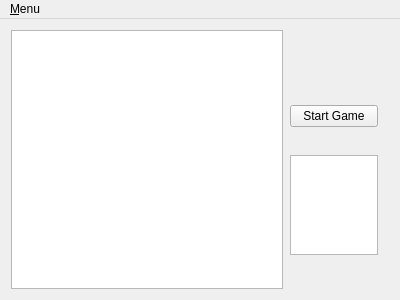
<?xml version="1.0" encoding="UTF-8"?>
<ui version="4.0">
 <class>MainWindow</class>
 <widget class="QMainWindow" name="MainWindow">
  <property name="geometry">
   <rect>
    <x>0</x>
    <y>0</y>
    <width>400</width>
    <height>300</height>
   </rect>
  </property>
  <property name="windowTitle">
   <string>MainWindow</string>
  </property>
  <widget class="QWidget" name="centralWidget">
   <layout class="QHBoxLayout" name="horizontalLayout">
    <item>
     <widget class="QGraphicsView" name="graphicsView"/>
    </item>
    <item>
     <widget class="QWidget" name="verticalWidget" native="true">
      <property name="minimumSize">
       <size>
        <width>100</width>
        <height>0</height>
       </size>
      </property>
      <property name="maximumSize">
       <size>
        <width>100</width>
        <height>16777215</height>
       </size>
      </property>
      <layout class="QVBoxLayout" name="verticalLayout_2">
       <property name="leftMargin">
        <number>1</number>
       </property>
       <item>
        <widget class="QLabel" name="label_score">
         <property name="sizePolicy">
          <sizepolicy hsizetype="Preferred" vsizetype="Fixed">
           <horstretch>0</horstretch>
           <verstretch>0</verstretch>
          </sizepolicy>
         </property>
         <property name="text">
          <string/>
         </property>
        </widget>
       </item>
       <item>
        <widget class="QPushButton" name="pushButton">
         <property name="text">
          <string>Start Game</string>
         </property>
        </widget>
       </item>
       <item>
        <widget class="QGraphicsView" name="nextView">
         <property name="sizePolicy">
          <sizepolicy hsizetype="Fixed" vsizetype="Fixed">
           <horstretch>0</horstretch>
           <verstretch>0</verstretch>
          </sizepolicy>
         </property>
         <property name="minimumSize">
          <size>
           <width>0</width>
           <height>100</height>
          </size>
         </property>
         <property name="maximumSize">
          <size>
           <width>16777215</width>
           <height>100</height>
          </size>
         </property>
         <property name="baseSize">
          <size>
           <width>0</width>
           <height>0</height>
          </size>
         </property>
         <property name="verticalScrollBarPolicy">
          <enum>Qt::ScrollBarAlwaysOff</enum>
         </property>
         <property name="horizontalScrollBarPolicy">
          <enum>Qt::ScrollBarAlwaysOff</enum>
         </property>
        </widget>
       </item>
      </layout>
     </widget>
    </item>
   </layout>
  </widget>
  <widget class="QMenuBar" name="menuBar">
   <property name="geometry">
    <rect>
     <x>0</x>
     <y>0</y>
     <width>400</width>
     <height>29</height>
    </rect>
   </property>
   <widget class="QMenu" name="menuMenu">
    <property name="title">
     <string>&amp;Menu</string>
    </property>
    <addaction name="actionStart_Game"/>
   </widget>
   <addaction name="menuMenu"/>
  </widget>
  <action name="actionStart_Game">
   <property name="text">
    <string>Start Game</string>
   </property>
  </action>
 </widget>
 <layoutdefault spacing="6" margin="11"/>
 <resources/>
 <connections/>
</ui>
